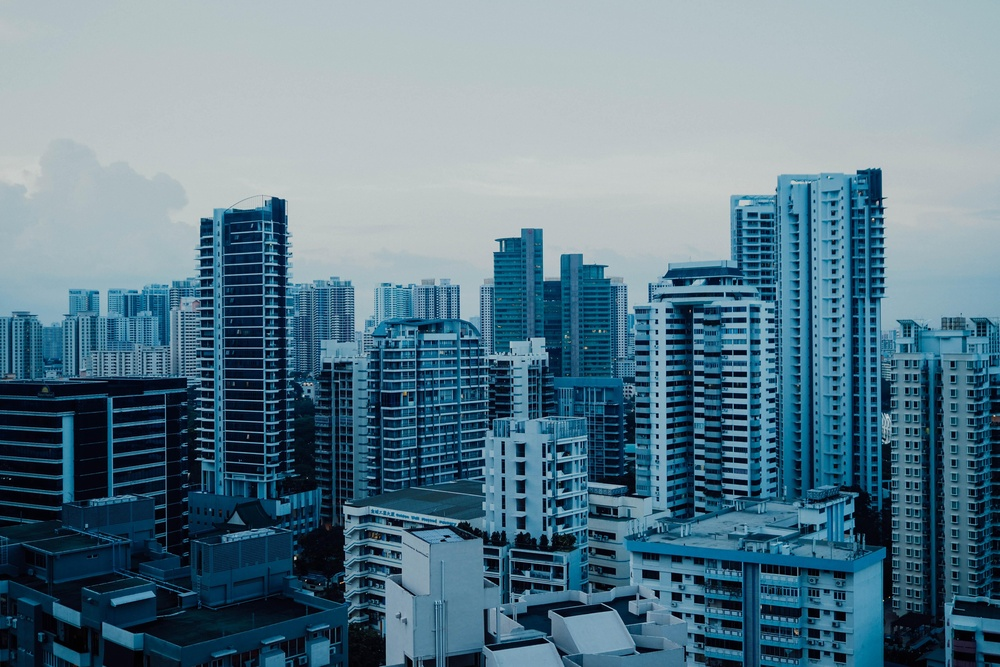
%> input picture PROCESAMIENTO DIGITAL DE IMAGENES/edificios3.jpg, 1000 x 667 px, shrunk from 5184 x 3456 before the run
$ octave PDI_Practica15.m   (GNU Octave 9; MATLAB toolbox functions it lacks are replaced by stand-ins)
%> lines starting %> are read from the running program, lines starting %| are printed output that depends on the picture
clear all
close all

%img = imread("gradiente.jpg");
img1 = imread("edificios3.jpg");
%> img1 is the input picture: size 667x1000x3 uint8; mean R, G, B 93.9, 124.5, 140.1
img1 = rgb2gray(img1);
%> img1: size 667x1000 uint8
gaussiano = imnoise(img1, 'gaussian');
impulsivo = imnoise(img1, 'salt & pepper');
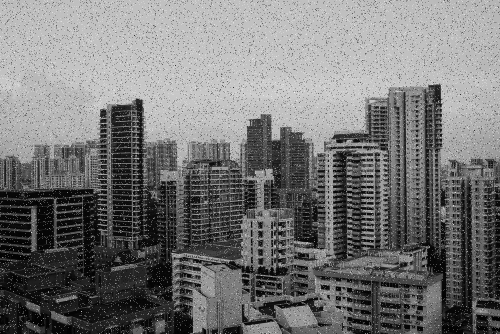
%> impulsivo: size 667x1000 uint8 (shown at 1/2 size); min 0, max 255, mean 117.6

% Filtro de la media
tamano_filtro = 3;
kernel_media = ones(tamano_filtro) / tamano_filtro^2;
imgFiltradaGaussiano = imfilter(gaussiano, kernel_media);
imgFiltradaImpulsivo = imfilter(impulsivo, kernel_media);

% Filtro gaussiano
tamano_filtro = 3;
desviacion = .5;
kernel_gaussiano = fspecial('gaussian', tamano_filtro, desviacion);
imgFiltradaGaussiano2 = imfilter(gaussiano, kernel_gaussiano);
imgFiltradaImpulsivo2 = imfilter(impulsivo, kernel_gaussiano);


% Filtro wavelet
wavelet = 'db1'; % Puedes probar con diferentes wavelets
niveles = 6;     % Número de niveles de descomposición
umbral = 30; % Ajusta este valor según sea necesario

[c, l] = wavedec2(gaussiano, niveles, wavelet);
%> l = [11 16; 11 16; 21 32; 42 63; 84 125; 167 250; 334 500; 667 1000]
%umbral = wthrmngr('dw1compGBL', c, 1);
c_suavizado = wthresh(c, 's', umbral);
imagen_reconstruida1 = waverec2(c_suavizado, l, wavelet);
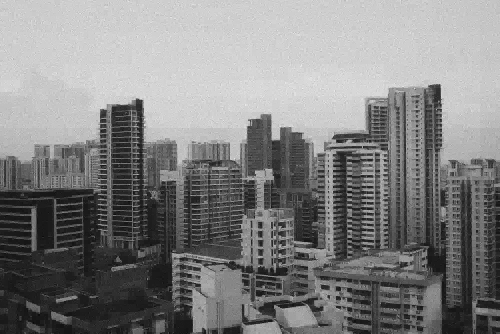
%> imagen_reconstruida1: size 667x1000 double (shown at 1/2 size); min -9.08, max 238.8, mean 117.5; drawn with min black and max white

[c, l] = wavedec2(impulsivo, niveles, wavelet);
%umbral = wthrmngr('dw1compGBL', c, 1);
c_suavizado = wthresh(c, 's', umbral);
imagen_reconstruida2 = waverec2(c_suavizado, l, wavelet);
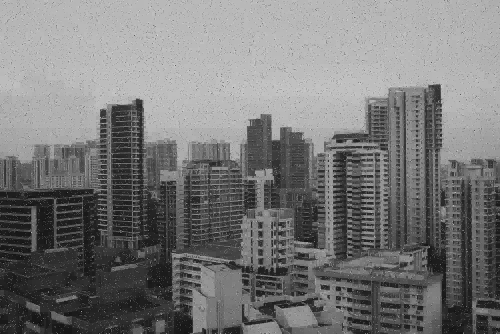
%> imagen_reconstruida2: size 667x1000 double (shown at 1/2 size); min -19.73, max 270, mean 117.1; drawn with min black and max white

figure
nexttile
imshow(img1)
title('Imagen Original');

nexttile
imshow(gaussiano)
title('Imagen Original con ruido gaussiano');

nexttile
imshow(imgFiltradaGaussiano, [])
title('Imagen con con ruido gaussiano y filtro de media');

nexttile
imshow(imgFiltradaGaussiano2, [])
title('Imagen con con ruido gaussiano y filtro gaussiano');

nexttile
imshow(imagen_reconstruida1, [])
title('Imagen con ruido gaussiano y reducción de Ruido de Wavelet');

%

figure
nexttile
imshow(img1)
title('Imagen Original');

nexttile
imshow(impulsivo)
title('Imagen Original con ruido impulsivo');

nexttile
imshow(imgFiltradaImpulsivo, [])
title('Imagen con con ruido impulsivo y filtro de media');

nexttile
imshow(imgFiltradaImpulsivo2, [])
title('Imagen con con ruido impulsivo y filtro gaussiano');

nexttile
imshow(imagen_reconstruida2, [])
title('Imagen con ruido impulsivo y reducción de Ruido de Wavelet');

%%
% CON 2NIVELES
wavelet = 'db1';
wavelet2 = 'haar';
niveles = 2;     % Número de niveles de descomposición
umbral = 30; % Ajusta este valor según sea necesario

[c, l] = wavedec2(gaussiano, niveles, wavelet);
%> l = [167 250; 167 250; 334 500; 667 1000]
%umbral = wthrmngr('sqtwologuwn', c, 1);
c_suavizado = wthresh(c, 's', umbral);
imagen_reconstruida1Gaussiano = waverec2(c_suavizado, l, wavelet);

[c, l] = wavedec2(gaussiano, niveles, wavelet2);
%umbral = wthrmngr('sqtwologuwn', c, 1);
c_suavizado = wthresh(c, 's', umbral);
imagen_reconstruida2Gaussiano = waverec2(c_suavizado, l, wavelet2);


figure
%nexttile
%imshow(fftshift(transformada))

nexttile
imshow(img1,[])
title('Imagen original')
nexttile
imhist(img1)
title('Histograma Imagen original')

nexttile
imshow(gaussiano,[])
title('Imagen original con ruido gaussiano')
nexttile
imhist(gaussiano)
title('Histograma Imagen original con ruido gaussiano')

nexttile
imshow(imagen_reconstruida1Gaussiano,[])
title('Wavelet DB1')
nexttile
imhist(uint8(imagen_reconstruida1Gaussiano))
title('Histograma Wavelet DB1 y con 2 niveles')
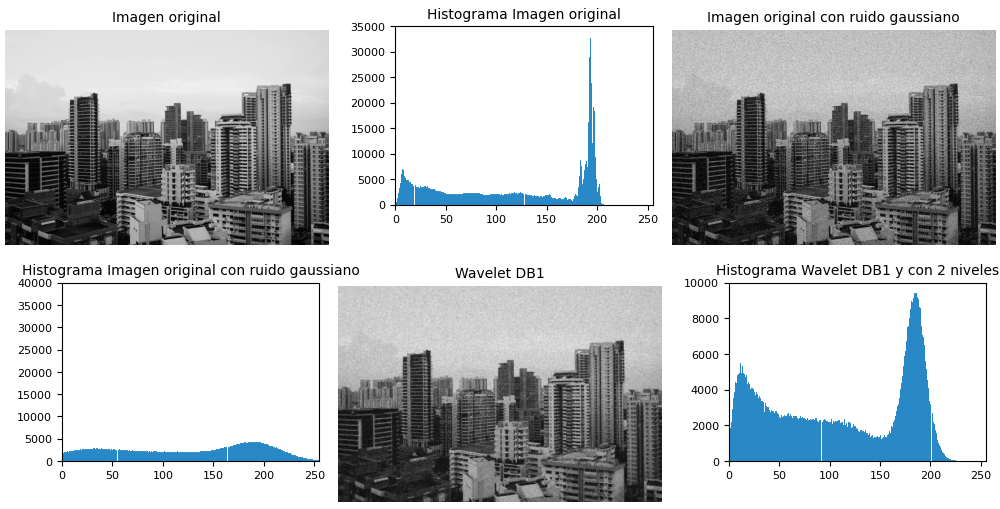
%> figure redrawn from the program's plot data, 6 panels

nexttile
%> (this line was passed over: nexttile is not available in this run)
imshow(imagen_reconstruida2Gaussiano,[])
title('Wavelet Haar')
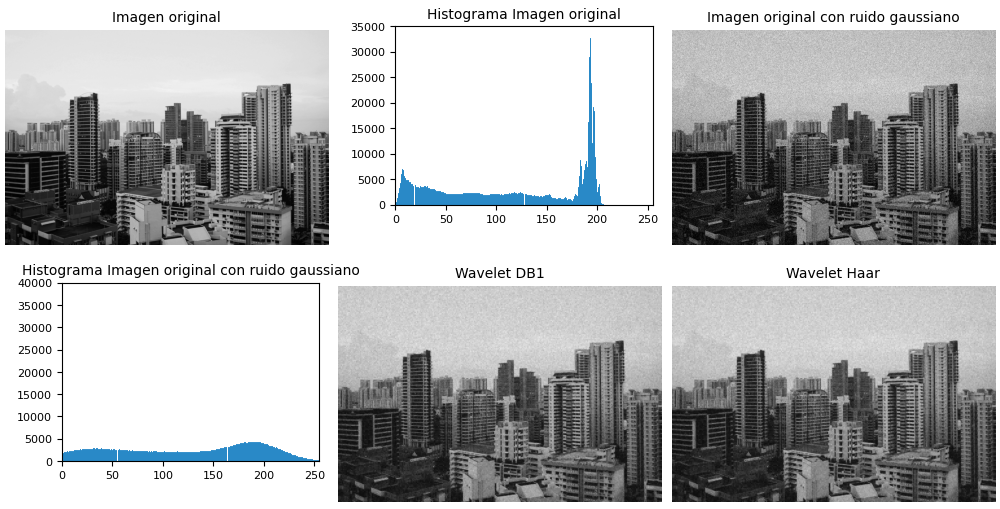
%> figure redrawn from the program's plot data, 6 panels
nexttile
%> (this line was passed over: nexttile is not available in this run)
imhist(uint8(imagen_reconstruida2Gaussiano))
title('Histograma Wavelet Haar y con 2 niveles')

%

[c, l] = wavedec2(impulsivo, niveles, wavelet);
%umbral = wthrmngr('sqtwologuwn', c, 1);
c_suavizado = wthresh(c, 's', umbral);
imagen_reconstruida1Gaussiano = waverec2(c_suavizado, l, wavelet);

[c, l] = wavedec2(impulsivo, niveles, wavelet2);
%umbral = wthrmngr('sqtwologuwn', c, 1);
c_suavizado = wthresh(c, 's', umbral);
imagen_reconstruida2Gaussiano = waverec2(c_suavizado, l, wavelet2);

figure

nexttile
imshow(img1,[])
title('Imagen original')
nexttile
imhist(img1)
title('Histograma Imagen original')

nexttile
imshow(impulsivo,[])
title('Imagen original con ruido impulsivo')
nexttile
imhist(impulsivo)
title('Histograma Imagen original con ruido impulsivo ')

nexttile
imshow(imagen_reconstruida1Gaussiano,[])
title('Wavelet DB1')
nexttile
imhist(uint8(imagen_reconstruida1Gaussiano))
title('Histograma Wavelet DB1 y con 2 niveles')
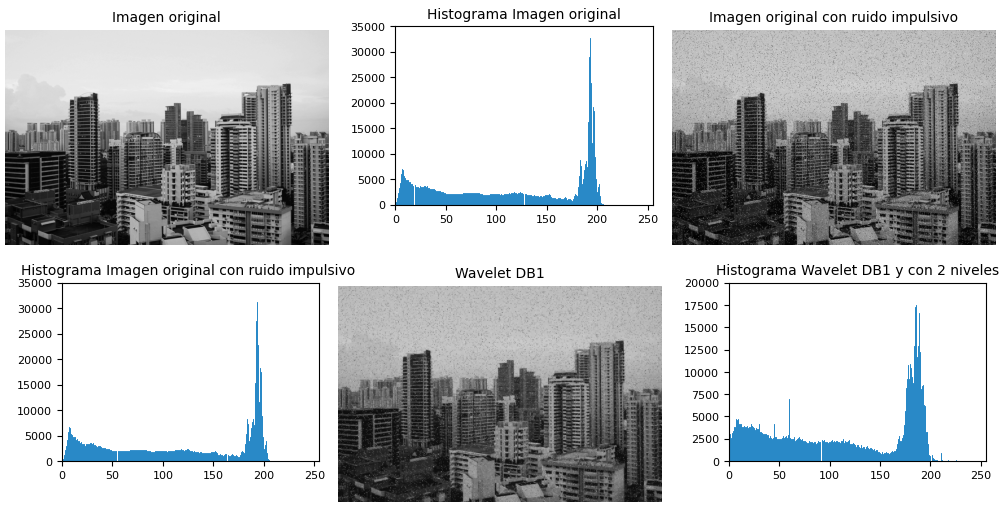
%> figure redrawn from the program's plot data, 6 panels

nexttile
%> (this line was passed over: nexttile is not available in this run)
imshow(imagen_reconstruida2Gaussiano,[])
title('Wavelet Haar')
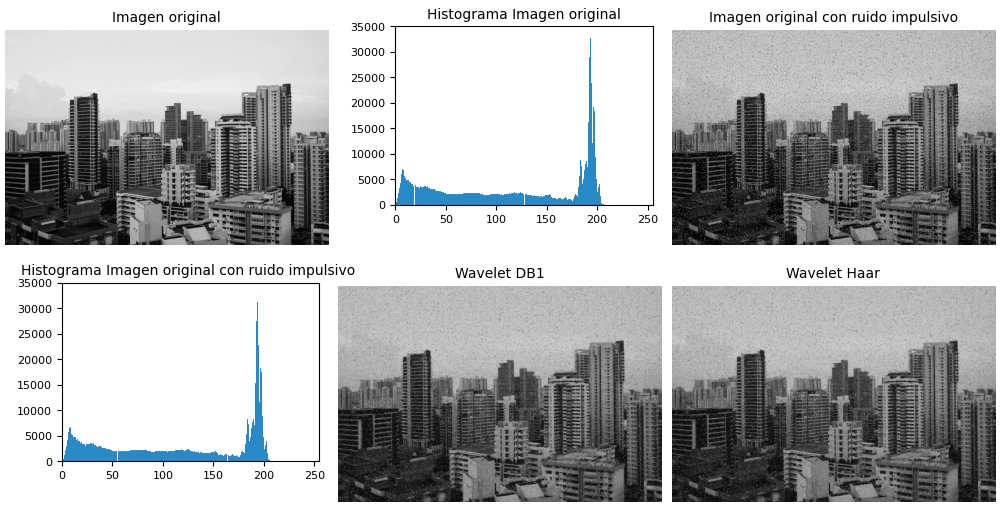
%> figure redrawn from the program's plot data, 6 panels
nexttile
%> (this line was passed over: nexttile is not available in this run)
imhist(uint8(imagen_reconstruida2Gaussiano))
title('Histograma Wavelet Haar y con 2 niveles')


% CON 3 NIVELES
transformada = fft2(img1);
espectro_magnitud = abs(transformada);

wavelet = 'db1';
wavelet2 = 'haar';
niveles = 3;     % Número de niveles de descomposición
umbral = 30; % Ajusta este valor según sea necesario

[c, l] = wavedec2(gaussiano, niveles, wavelet);
%> l = [84 125; 84 125; 167 250; 334 500; 667 1000]
%umbral = wthrmngr('sqtwologuwn', c, 1);
c_suavizado = wthresh(c, 's', umbral);
imagen_reconstruida1Gaussiano = waverec2(c_suavizado, l, wavelet);

[c, l] = wavedec2(gaussiano, niveles, wavelet2);
%umbral = wthrmngr('sqtwologuwn', c, 1);
c_suavizado = wthresh(c, 's', umbral);
imagen_reconstruida2Gaussiano = waverec2(c_suavizado, l, wavelet2);


figure
%nexttile
%imshow(fftshift(transformada))

nexttile
imshow(img1,[])
title('Imagen original')
nexttile
imhist(img1)
title('Histograma Imagen original')

nexttile
imshow(gaussiano,[])
title('Imagen original con ruido gaussiano')
nexttile
imhist(gaussiano)
title('Histograma Imagen original con ruido gaussiano')

nexttile
imshow(imagen_reconstruida1Gaussiano,[])
title('Wavelet DB1')
nexttile
imhist(uint8(imagen_reconstruida1Gaussiano))
title('Histograma Wavelet DB1 y con 3 niveles')

nexttile
%> (this line was passed over: nexttile is not available in this run)
imshow(imagen_reconstruida2Gaussiano,[])
title('Wavelet Haar')
nexttile
%> (this line was passed over: nexttile is not available in this run)
imhist(uint8(imagen_reconstruida2Gaussiano))
title('Histograma Wavelet Haar y con 3 niveles')


% CON 3 NIVELES
wavelet = 'db1';
wavelet2 = 'haar';
niveles = 3;     % Número de niveles de descomposición
umbral = 30; % Ajusta este valor según sea necesario

[c, l] = wavedec2(impulsivo, niveles, wavelet);
%umbral = wthrmngr('sqtwologuwn', c, 1);
c_suavizado = wthresh(c, 's', umbral);
imagen_reconstruida1Gaussiano = waverec2(c_suavizado, l, wavelet);

[c, l] = wavedec2(impulsivo, niveles, wavelet2);
%umbral = wthrmngr('sqtwologuwn', c, 1);
c_suavizado = wthresh(c, 's', umbral);
imagen_reconstruida2Gaussiano = waverec2(c_suavizado, l, wavelet2);

figure

nexttile
imshow(img1,[])
title('Imagen original')
nexttile
imhist(img1)
title('Histograma Imagen original')

nexttile
imshow(impulsivo,[])
title('Imagen original con ruido impulsivo')
nexttile
imhist(impulsivo)
title('Histograma Imagen original con ruido impulsivo ')

nexttile
imshow(imagen_reconstruida1Gaussiano,[])
title('Wavelet DB1')
nexttile
imhist(uint8(imagen_reconstruida1Gaussiano))
title('Histograma Wavelet DB1 y con 3 niveles')

%> (the run ends here)

$ run again, with PROCESAMIENTO DIGITAL DE IMAGENES/edificios1.jpg copied over PROCESAMIENTO DIGITAL DE IMAGENES/edificios3.jpg
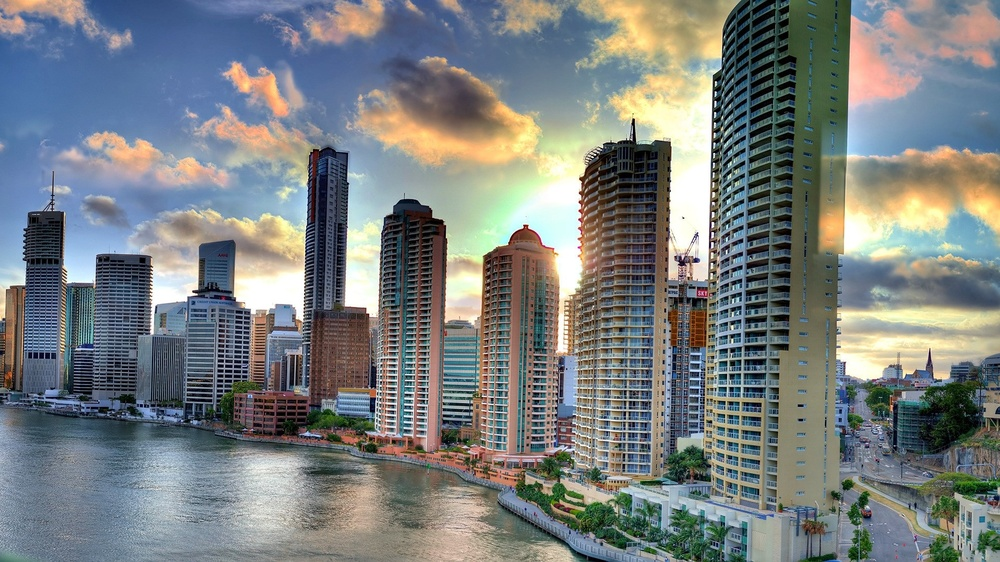
%> input picture PROCESAMIENTO DIGITAL DE IMAGENES/edificios1.jpg, 1000 x 562 px, shrunk from 1920 x 1080 before the run
%> img1 is the input picture: size 562x1000x3 uint8; mean R, G, B 122, 127.7, 128.2
%> img1: size 562x1000 uint8
%> `impulsivo = imnoise(img1, 'salt & pepper');`:
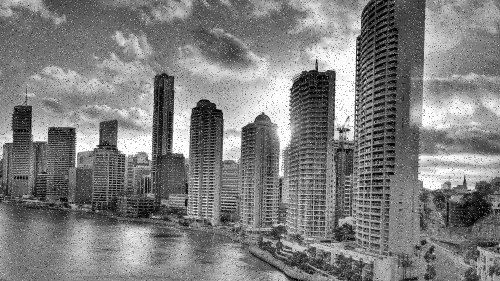
%> impulsivo: size 562x1000 uint8 (shown at 1/2 size); min 0, max 255, mean 126.1; mean of the top-left, top-right, bottom-left and bottom-right quarters 131.9, 138, 118, 116.6
%> `[c, l] = wavedec2(gaussiano, niveles, wavelet);`: l = [9 16; 9 16; 18 32; 36 63; 71 125; 141 250; 281 500; 562 1000]
%> `imagen_reconstruida2 = waverec2(c_suavizado, l, wavelet);`:
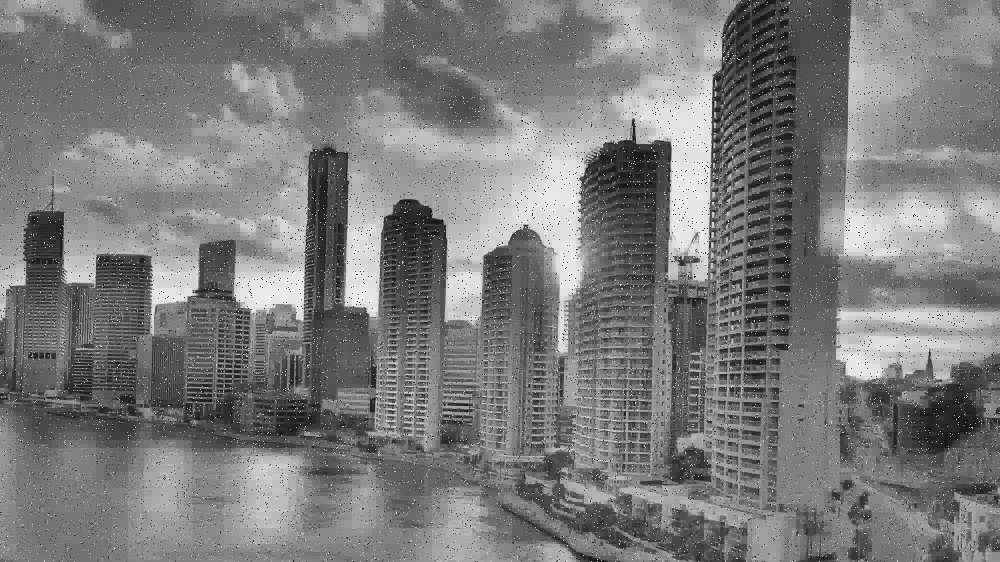
%> imagen_reconstruida2: size 562x1000 double; min -16.79, max 276, mean 125.6; drawn with min black and max white
%> `[c, l] = wavedec2(gaussiano, niveles, wavelet);`: l = [141 250; 141 250; 281 500; 562 1000]
%> `[c, l] = wavedec2(gaussiano, niveles, wavelet);`: l = [71 125; 71 125; 141 250; 281 500; 562 1000]
